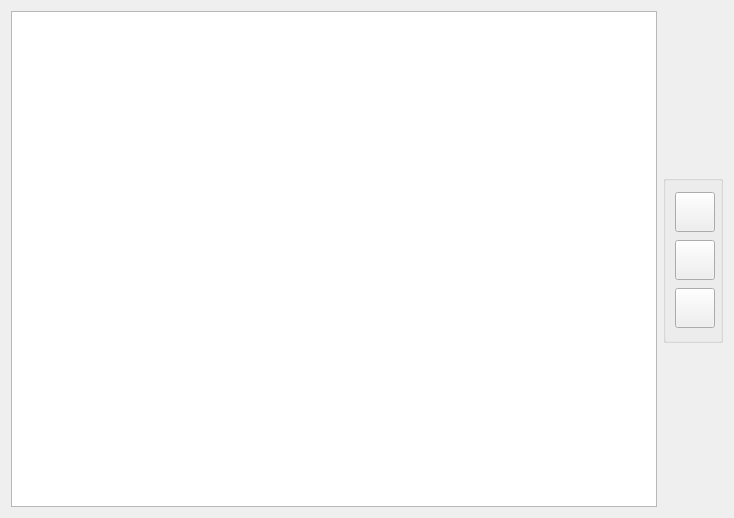
<?xml version="1.0" encoding="UTF-8"?>
<ui version="4.0">
 <class>Solution</class>
 <widget class="QWidget" name="Solution">
  <property name="geometry">
   <rect>
    <x>0</x>
    <y>0</y>
    <width>734</width>
    <height>518</height>
   </rect>
  </property>
  <property name="windowTitle">
   <string>Form</string>
  </property>
  <layout class="QGridLayout" name="gridLayout_2">
   <item row="0" column="0">
    <widget class="TableWidget" name="tableView">
     <property name="minimumSize">
      <size>
       <width>200</width>
       <height>200</height>
      </size>
     </property>
     <property name="maximumSize">
      <size>
       <width>16777215</width>
       <height>600</height>
      </size>
     </property>
    </widget>
   </item>
   <item row="0" column="1">
    <widget class="QGroupBox" name="controlBox">
     <property name="minimumSize">
      <size>
       <width>60</width>
       <height>168</height>
      </size>
     </property>
     <property name="maximumSize">
      <size>
       <width>60</width>
       <height>168</height>
      </size>
     </property>
     <property name="font">
      <font>
       <pointsize>10</pointsize>
      </font>
     </property>
     <property name="title">
      <string/>
     </property>
     <layout class="QGridLayout" name="gridLayout">
      <item row="0" column="0">
       <widget class="QPushButton" name="previousStep">
        <property name="minimumSize">
         <size>
          <width>40</width>
          <height>40</height>
         </size>
        </property>
        <property name="maximumSize">
         <size>
          <width>40</width>
          <height>40</height>
         </size>
        </property>
        <property name="toolTip">
         <string>&lt;html&gt;&lt;head/&gt;&lt;body&gt;&lt;p&gt;Шаг назад&lt;/p&gt;&lt;/body&gt;&lt;/html&gt;</string>
        </property>
        <property name="text">
         <string/>
        </property>
        <property name="icon">
         <iconset resource="icons.qrc">
          <normaloff>:/new/icons/resources/previous.png</normaloff>:/new/icons/resources/previous.png</iconset>
        </property>
        <property name="iconSize">
         <size>
          <width>30</width>
          <height>30</height>
         </size>
        </property>
       </widget>
      </item>
      <item row="1" column="0">
       <widget class="QPushButton" name="nextStep">
        <property name="minimumSize">
         <size>
          <width>40</width>
          <height>40</height>
         </size>
        </property>
        <property name="maximumSize">
         <size>
          <width>40</width>
          <height>40</height>
         </size>
        </property>
        <property name="toolTip">
         <string>&lt;html&gt;&lt;head/&gt;&lt;body&gt;&lt;p&gt;Шаг вперед&lt;/p&gt;&lt;/body&gt;&lt;/html&gt;</string>
        </property>
        <property name="text">
         <string/>
        </property>
        <property name="icon">
         <iconset resource="icons.qrc">
          <normaloff>:/new/icons/resources/next.png</normaloff>:/new/icons/resources/next.png</iconset>
        </property>
        <property name="iconSize">
         <size>
          <width>30</width>
          <height>30</height>
         </size>
        </property>
       </widget>
      </item>
      <item row="2" column="0">
       <widget class="QPushButton" name="autoSolution">
        <property name="minimumSize">
         <size>
          <width>40</width>
          <height>40</height>
         </size>
        </property>
        <property name="maximumSize">
         <size>
          <width>40</width>
          <height>40</height>
         </size>
        </property>
        <property name="toolTip">
         <string>&lt;html&gt;&lt;head/&gt;&lt;body&gt;&lt;p&gt;Автоматическое решение&lt;/p&gt;&lt;/body&gt;&lt;/html&gt;</string>
        </property>
        <property name="text">
         <string/>
        </property>
        <property name="icon">
         <iconset resource="icons.qrc">
          <normaloff>:/new/icons/resources/auto.png</normaloff>:/new/icons/resources/auto.png</iconset>
        </property>
        <property name="iconSize">
         <size>
          <width>30</width>
          <height>30</height>
         </size>
        </property>
       </widget>
      </item>
     </layout>
    </widget>
   </item>
  </layout>
 </widget>
 <customwidgets>
  <customwidget>
   <class>TableWidget</class>
   <extends>QTableView</extends>
   <header>tablewidget.h</header>
  </customwidget>
 </customwidgets>
 <resources>
  <include location="icons.qrc"/>
 </resources>
 <connections/>
</ui>
